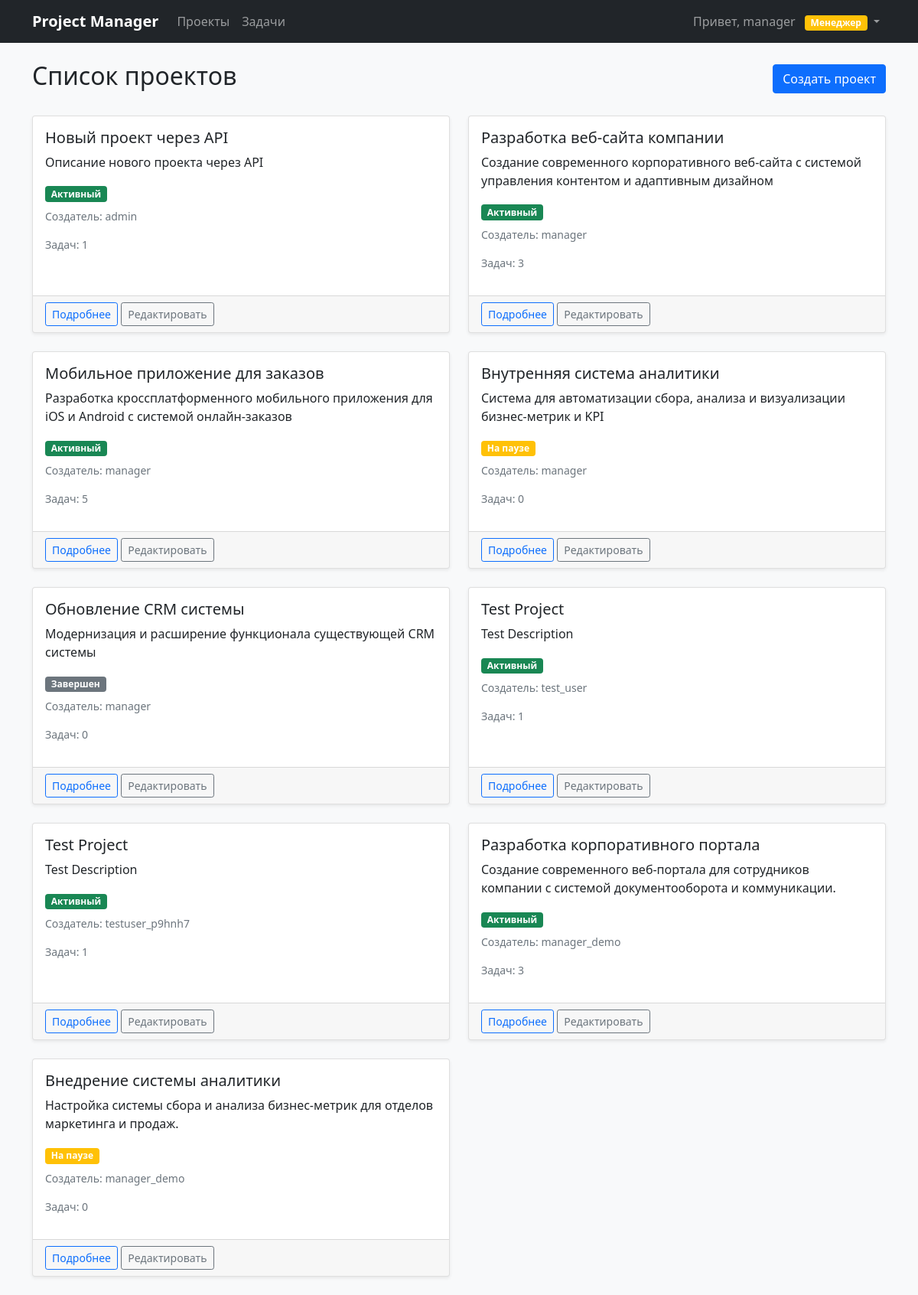
Screenshot of /projects/ (signed in) with the database file from the repository.
### accounts/models.py (models this page shows, shortened)
class UserProfile(models.Model):
    ROLE_CHOICES = [
        ('admin', 'Администратор'),
        ('manager', 'Менеджер'),
        ('user', 'Пользователь'),
    ]
    user = models.OneToOneField(User, on_delete=models.CASCADE, verbose_name=_('Пользователь'))
    role = models.CharField(_('Роль'), max_length=10, choices=ROLE_CHOICES, default='user')
    created_at = models.DateTimeField(_('Дата создания'), auto_now_add=True)
    updated_at = models.DateTimeField(_('Дата обновления'), auto_now=True)
    def is_admin(self):
        return self.role == 'admin'
    def is_manager(self):
        return self.role == 'manager'
    class Meta:
        verbose_name = _('Профиль пользователя')
        verbose_name_plural = _('Профили пользователей')

### projects/models.py (models this page shows, shortened)
class Project(models.Model):
    STATUS_CHOICES = [
        ('active', 'Активный'),
        ('completed', 'Завершен'),
        ('on_hold', 'На паузе'),
    ]
    title = models.CharField(_('Название'), max_length=200)
    description = models.TextField(_('Описание'))
    status = models.CharField(_('Статус'), max_length=10, choices=STATUS_CHOICES, default='active')
    created_by = models.ForeignKey(User, on_delete=models.CASCADE, related_name='created_projects', verbose_name=_('Создатель'))
    created_at = models.DateTimeField(_('Дата создания'), auto_now_add=True)
    updated_at = models.DateTimeField(_('Дата обновления'), auto_now=True)
    class Meta:
        verbose_name = _('Проект')
        verbose_name_plural = _('Проекты')
        permissions = [
            ("can_delete_project", "Can delete project"),
        ]

### projects/views.py (the view)
# urls.py: path('', views.project_list, name='project_list'),
@login_required
def project_list(request):
    projects = Project.objects.all()
    return render(request, 'projects/project_list.html', {'projects': projects})

### templates/projects/project_list.html (shortened to what this page needs)
{% extends 'base.html' %}
{% block content %}
<div class="d-flex justify-content-between align-items-center mb-4">
    <h2>Список проектов</h2>
    {% if user.userprofile.is_manager or user.userprofile.is_admin %}
    <a href="{% url 'project_create' %}" class="btn btn-primary">Создать проект</a>
    {% endif %}
</div>
<div class="row">
    {% for project in projects %}
    <div class="col-md-6 mb-4">
        <div class="card h-100 project-card">
            <div class="card-body">
                <h5 class="card-title">{{ project.title }}</h5>
                <p class="card-text">{{ project.description|truncatewords:20 }}</p>
                <div class="mb-2">
                    <span class="badge bg-{% if project.status == 'active' %}success{% elif project.status == 'completed' %}secondary{% else %}warning{% endif %}">
                        {{ project.get_status_display }}
                    </span>
                </div>
                <p class="text-muted small">Создатель: {{ project.created_by.username }}</p>
                <p class="text-muted small">Задач: {{ project.tasks.count }}</p>
            </div>
            <div class="card-footer">
                <a href="{% url 'project_detail' project.pk %}" class="btn btn-sm btn-outline-primary">Подробнее</a>
                {% if user.userprofile.is_manager or user.userprofile.is_admin %}
                <a href="{% url 'project_update' project.pk %}" class="btn btn-sm btn-outline-secondary">Редактировать</a>
                {% endif %}
            </div>
        </div>
    </div>
    {% endfor %}
</div>
{% endblock %}

### templates/base.html (shortened to what this page needs)
<!DOCTYPE html>
<html lang="ru">
<head>
    <link href="https://cdn.jsdelivr.net/npm/bootstrap@5.1.3/dist/css/bootstrap.min.css" rel="stylesheet">
    {% load static %}
    <link href="{% static 'css/style.css' %}" rel="stylesheet">
</head>
<body>
    <nav class="navbar navbar-expand-lg navbar-dark bg-dark">
        <div class="container">
            <a class="navbar-brand" href="{% url 'home' %}">Project Manager</a>
            <div class="collapse navbar-collapse" id="navbarNav">
                <ul class="navbar-nav me-auto">
                     {% if user.is_authenticated %}
                     <li class="nav-item">
                         <a class="nav-link" href="{% url 'project_list' %}">Проекты</a>
                    </li>
                     <li class="nav-item">
                        <a class="nav-link" href="{% url 'task_list' %}">Задачи</a>
                    </li>
                     {% endif %}
                </ul>
                <div class="navbar-nav ms-auto">
                    {% if user.is_authenticated %}
                    <li class="nav-item dropdown">
                        <a class="nav-link dropdown-toggle" href="#" id="navbarDropdown" role="button" data-bs-toggle="dropdown">
                            <span class="me-2">Привет, {{ user.username }}</span>
                            <span class="badge
                                {% if user.userprofile.role == 'admin' %}bg-danger
                                {% elif user.userprofile.role == 'manager' %}bg-warning
                                {% else %}bg-secondary{% endif %}">
                                {{ user.userprofile.get_role_display }}
                            </span>
                        </a>
                    </li>
                    {% else %}
                    <a class="nav-link" href="{% url 'login' %}">Войти</a>
                    <a class="nav-link" href="{% url 'register' %}">Регистрация</a>
                    {% endif %}
                </div>
            </div>
        </div>
    </nav>
    <div class="container mt-4 fade-in">
        {% block content %}
        {% endblock %}
    </div>
</body>
</html>

### static/css/style.css (style rules this page uses)
body { background-color: #f8f9fa; }
.navbar-brand { font-weight: bold; }
.card { box-shadow: 0 0.125rem 0.25rem rgba(0, 0, 0, 0.075); border: 1px solid rgba(0, 0, 0, 0.125); }
.badge { font-size: 0.75em; }
.fade-in { animation: fadeIn 0.5s; }
.project-card { transition: transform 0.2s; }

### rows the page displays
Project: title "Новый проект через API", description "Описание нового проекта через API", status "Активный", created_by.username "admin", tasks.count "1"
Project: title "Разработка веб-сайта компании", description "Создание современного корпоративного веб-сайта с системой управления контентом и адаптивным дизайном", status "Активный", created_by.username "manager", tasks.count "3"
Project: title "Мобильное приложение для заказов", description "Разработка кроссплатформенного мобильного приложения для iOS и Android с системой онлайн-заказов", status "Активный", created_by.username "manager", tasks.count "5"
Project: title "Внутренняя система аналитики", description "Система для автоматизации сбора, анализа и визуализации бизнес-метрик и KPI", status "На паузе", created_by.username "manager", tasks.count "0"
Project: title "Обновление CRM системы", description "Модернизация и расширение функционала существующей CRM системы", status "Завершен", created_by.username "manager", tasks.count "0"
Project: title "Test Project", description "Test Description", status "Активный", created_by.username "test_user", tasks.count "1"
Project: title "Test Project", description "Test Description", status "Активный", created_by.username "testuser_p9hnh7", tasks.count "1"
Project: title "Разработка корпоративного портала", description "Создание современного веб-портала для сотрудников компании с системой документооборота и коммуникации.", status "Активный", created_by.username "manager_demo", tasks.count "3"
Project: title "Внедрение системы аналитики", description "Настройка системы сбора и анализа бизнес-метрик для отделов маркетинга и продаж.", status "На паузе", created_by.username "manager_demo", tasks.count "0"

### other values shown
{{ user.username }} "manager"
{{ user.userprofile.get_role_display }} "Менеджер"
